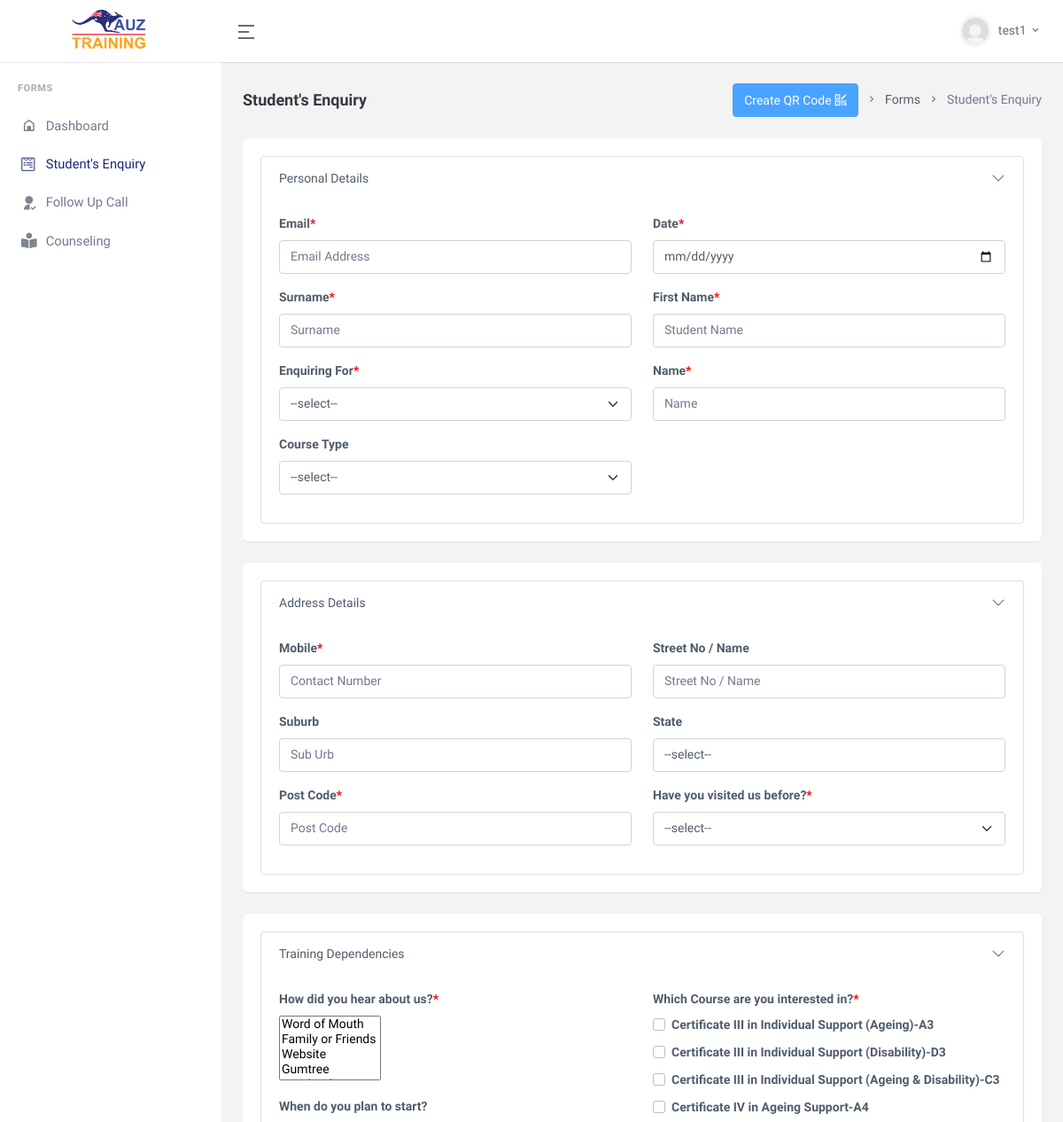
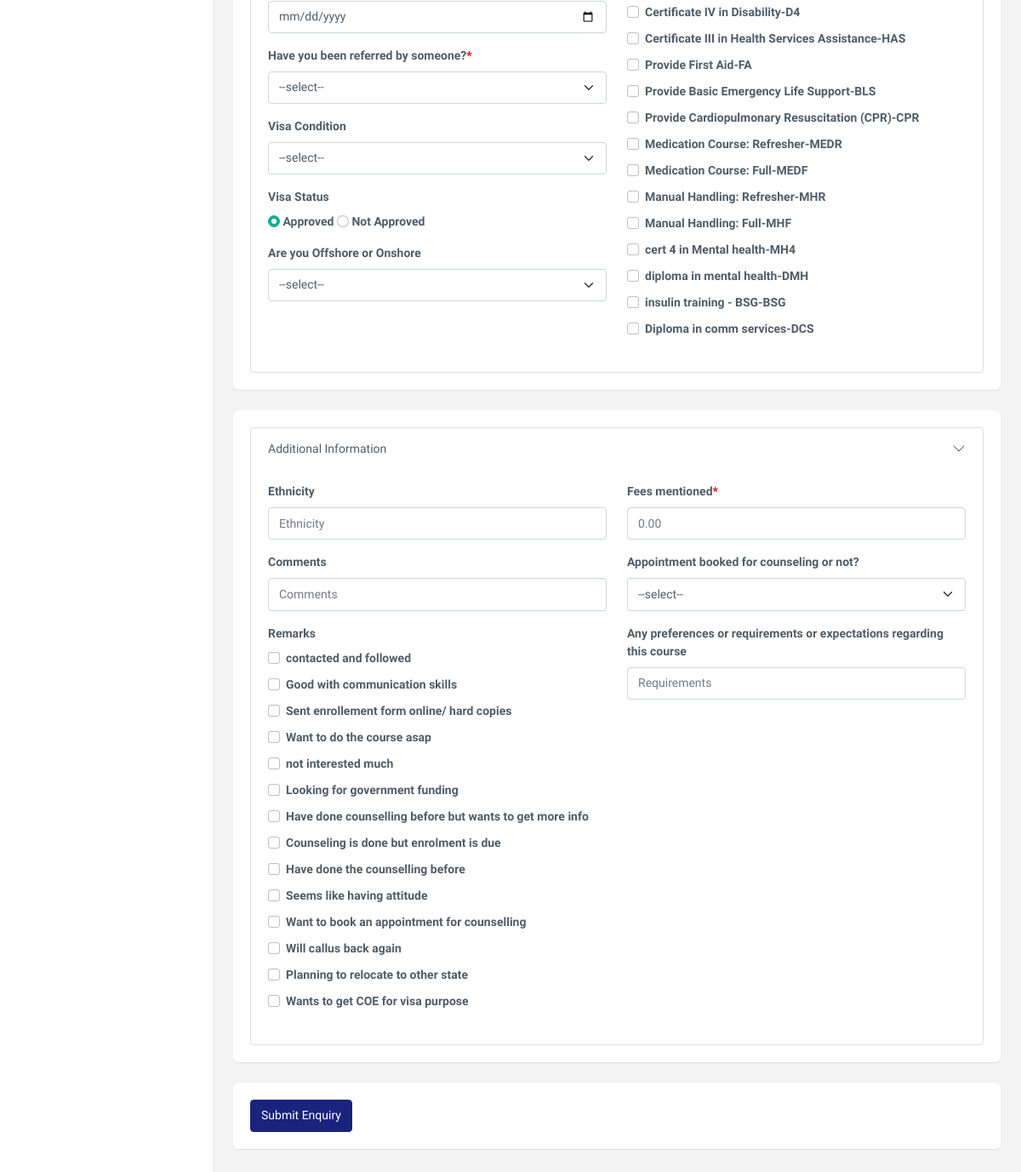
The page /student_enquiry.php (signed in) on the database its author committed (2 pictures, top to bottom).
### tables this page shows
CREATE TABLE IF NOT EXISTS `courses` (
  `course_id` int NOT NULL AUTO_INCREMENT,
  `course_name` varchar(255) NOT NULL,
  `course_sname` varchar(255) NOT NULL,
  `course_status` tinyint(1) NOT NULL DEFAULT '0',
  `created_date` timestamp NOT NULL DEFAULT CURRENT_TIMESTAMP,
  PRIMARY KEY (`course_id`)
);

### student_enquiry.php (the view, shortened to what the rows shown need)
<?php include('includes/dbconnect.php'); ?>
<?php
if(@$_SESSION['user_type']!=''){
            $courses=mysqli_query($connection,"SELECT * from courses where course_status!=1");
?>
<!doctype html>
<html lang="en">
    <head>
        <?php
        include('includes/app_includes.php');
        ?>
    </head>
    <body data-topbar="colored">
        <div id="layout-wrapper">
            <div class="main-content">
                <div class="page-content">
                    <div class="container-fluid">
        <form class="student_enquiry_form" id="student_enquiry_form">
        <div class="row">
            <div class="col-xl-12">
                <div class="card">
                    <div class="card-body" id="student_enquiry_form_parent">
                        <div class="accordion" id="accordionExample">
                            <div class="accordion-item">
                                    <h2 class="accordion-header" id="headingOne">
                                        <button class="accordion-button fw-medium collapsed" type="button" data-bs-toggle="collapse" data-bs-target="#collapseOne" aria-expanded="true" aria-controls="collapseOne">
                                        Personal Details
                                        </button>
                                    </h2>
                                                        <?php
                                                        $st_enquiry=['--select--','Self','Family Member'];
                                                        for($i=0;$i<count($st_enquiry);$i++){
                                                            $checked= $i==$queryRes['st_enquiry_for'] ? 'selected' : '';
                                                        }
                                                        ?>
                                                        <?php
                                                        $st_course_type=['--select--','Rpl','Regular','Regular - Group','Short courses','Short course - Group'];
                                                        for($i=0;$i<count($st_course_type);$i++){
                                                            $checked= $i==$queryRes['st_course_type'] ? 'selected' : '';
                                                        }
                                                        ?>
                            </div>
                        </div>
                    </div>
                </div>
            </div>
        </div>
                                <div class="row">
                                    <div class="col-xl-12">
                                        <div class="card">
                                            <div class="card-body" id="student_enquiry_form_parent">
                                            <div class="accordion" id="accordionExample">
                                                <div class="accordion-item">
                                                            <h2 class="accordion-header" id="headingTwo">
                                                                <button class="accordion-button fw-medium collapsed" type="button" data-bs-toggle="collapse" data-bs-target="#collapseTwo" aria-expanded="true" aria-controls="collapseTwo">
                                                                Address Details
                                                                </button>
                                                            </h2>
                                                                            <?php
                                                                            $st_states=['--select--','NSW - New South Wales','VIC - Victoria','ACT - Australian Capital Territory','NT - Northern Territoy','WA - Western Australia','QLD - Queensland','SA - South Australia','TAS - Tasmania'];
                                                                            for($i=0;$i<count($st_states);$i++){
                                                                                $checked= $i==$queryRes['st_state'] ? 'selected' : '';
                                                                            }
                                                                            ?>
                                                                            <?php
                                                                            $st_visited=['--select--','Yes','No'];
                                                                            for($i=0;$i<count($st_visited);$i++){
                                                                                $checked= $i==$queryRes['st_visited'] ? 'selected' : '';
                                                                            }
                                                                            ?>
                                                    </div>
                                                </div>
                                            </div>
                                        </div>
                                    </div>
                                </div>
                                <div class="row">
                                    <div class="col-xl-12">
                                        <div class="card">
                                            <div class="card-body" id="student_enquiry_form_parent">
                                                <div class="accordion" id="accordionExample">
                                                    <div class="accordion-item">
                                                                <h2 class="accordion-header" id="headingThree">
                                                                    <button class="accordion-button fw-medium collapsed" type="button" data-bs-toggle="collapse" data-bs-target="#collapse_counsel" aria-expanded="true" aria-controls="collapse_counsel">
                                                                    Training Dependencies
                                                                    </button>
                                                                </h2>
                                                                <div id="collapse_counsel" class="accordion-collapse collapse show" aria-labelledby="headingThree" data-bs-parent="#accordionExample">
                                                                    <div class="accordion-body">
                                                                    <div class="row">
                                                                        <?php
                                                                            $st_heared=['Word of Mouth','Family or Friends','Website','Gumtree','Facebook','Instagram','Linkedin','Mail outs','Migration Agency','Other:'];
                                                                            $heared_about=$queryRes['st_heared']=='' ? array() : json_decode($queryRes['st_heared']);
                                                                            for($i=0;$i<count($st_heared);$i++){
                                                                                if(in_array($i,$heared_about) && count($heared_about)!=0){
                                                                                    $checked="selected";
                                                                                }else{
                                                                                    $checked= "";
                                                                                }
                                                                            }
                                                                        ?>
                                                                        <?php
                                                                        $st_refered=['--select--','Yes','No'];
                                                                        for($i=0;$i<count($st_refered);$i++){
                                                                            $checked= $i==$queryRes['st_refered'] ? 'selected' : '';
                                                                        }
                                                                        ?>
                                                                        <?php
                                                                        $st_refer_alumni=['--select--','Yes','No'];
                                                                        for($i=0;$i<count($st_refer_alumni);$i++){
                                                                            $checked= $i==$queryRes['st_refered'] ? 'selected' : '';
                                                                        }
                                                                        ?>
                                                                        <?php
                                                                        $st_shore=['--select--','OffShore','OnShore'];
                                                                        for($i=0;$i<count($st_shore);$i++){
                                                                            $checked= $i==$queryRes['st_shore'] ? 'selected' : '';
                                                                        }
                                                                        ?>
                                                                <div class="col-sm">
                                                                    <div class="col-md-12">
                                                                            <div class="mb-3">
                                                                                <?php
                                                                                $counts=1;
                                                                                while($coursesRes=mysqli_fetch_array($courses)){
                                                                                    if($queryRes['st_course']!=''){
                                                                                        $coursesSel=json_decode($queryRes['st_course']);
                                                                                    }else{
                                                                                        $coursesSel=[];
                                                                                    }
                                                                                    if(in_array($counts,$coursesSel)){
                                                                                        $checked='checked';
                                                                                    }else{
                                                                                        $checked='';
                                                                                    }
                                                                                    echo '<div class="form-check"><input type="checkbox" class="courses_check form-check-input" id="course_check_'.$counts.'" '.$checked.' value="'.$counts.'">';
                                                                                    echo '<label for="course_check_'.$counts.'">'.$coursesRes["course_sname"].'-'.$coursesRes["course_name"].'</label></div>';
                                                                                    $counts++;
                                                                                }
                                                                                ?>
                                                                            </div>
                                                                        </div>
                                                                    </div>
                                                                </div>
                                                            </div>
                                                        </div>
                                                    </div>
                                                </div>
                                            </div>
                                        </div>
                                    </div>
                                </div>
                        <div class="row">
                            <div class="col-xl-12">
                                <div class="card">
                                    <div class="card-body" id="student_enquiry_form_parent">
                                            <div class="accordion" id="accordionExample">
                                            <div class="accordion-item">
                                                <h2 class="accordion-header" id="headingfour">
                                                    <button class="accordion-button fw-medium collapsed" type="button" data-bs-toggle="collapse" data-bs-target="#collapsefour" aria-expanded="true" aria-controls="collapsefour">
                                                    Additional Information
                                                    </button>
                                                </h2>
                                </div>
                            </div>
                        </div>
                    </div>
                </div>
            </div>
                            </form>
                    </div>
                </div>
            </div>
        </div>
        <?php include('includes/footer_includes.php'); ?>
    </body>
</html>
<?php }else{
header("Location: index.php");
}
?>

### rows shown on the page
courses: course_sname "Certificate III in Individual Support (Ageing)", course_name "A3"
courses: course_sname "Certificate III in Individual Support (Disability)", course_name "D3"
courses: course_sname "Certificate III in Individual Support (Ageing & Disability)", course_name "C3"
courses: course_sname "Certificate IV in Ageing Support", course_name "A4"
courses: course_sname "Certificate IV in Disability", course_name "D4"
courses: course_sname "Certificate III in Health Services Assistance", course_name "HAS"
courses: course_sname "Provide First Aid", course_name "FA"
courses: course_sname "Provide Basic Emergency Life Support", course_name "BLS"
courses: course_sname "Provide Cardiopulmonary Resuscitation (CPR)", course_name "CPR"
courses: course_sname "Medication Course: Refresher", course_name "MEDR"
courses: course_sname "Medication Course: Full", course_name "MEDF"
courses: course_sname "Manual Handling: Refresher", course_name "MHR"
courses: course_sname "Manual Handling: Full", course_name "MHF"
courses: course_sname "cert 4 in Mental health", course_name "MH4"
courses: course_sname "diploma in mental health", course_name "DMH"
courses: course_sname "insulin training - BSG", course_name "BSG"
courses: course_sname "Diploma in comm services", course_name "DCS"

### other values the page prints
$_SESSION['user_name'] "test1"
$st_remarks[$i] "contacted and followed"
$st_remarks[$i] "Good with communication skills"
$st_remarks[$i] "Sent enrollement form online/ hard copies"
$st_remarks[$i] "Want to do the course asap"
$st_remarks[$i] "not interested much"
$st_remarks[$i] "Looking for government funding"
$st_remarks[$i] "Have done counselling before but wants to get more info"
$st_remarks[$i] "Counseling is done but enrolment is due"
$st_remarks[$i] "Have done the counselling before"
$st_remarks[$i] "Seems like having attitude"
$st_remarks[$i] "Want to book an appointment for counselling"
$st_remarks[$i] "Will callus back again"
$st_remarks[$i] "Planning to relocate to other state"
$st_remarks[$i] "Wants to get COE for visa purpose"
